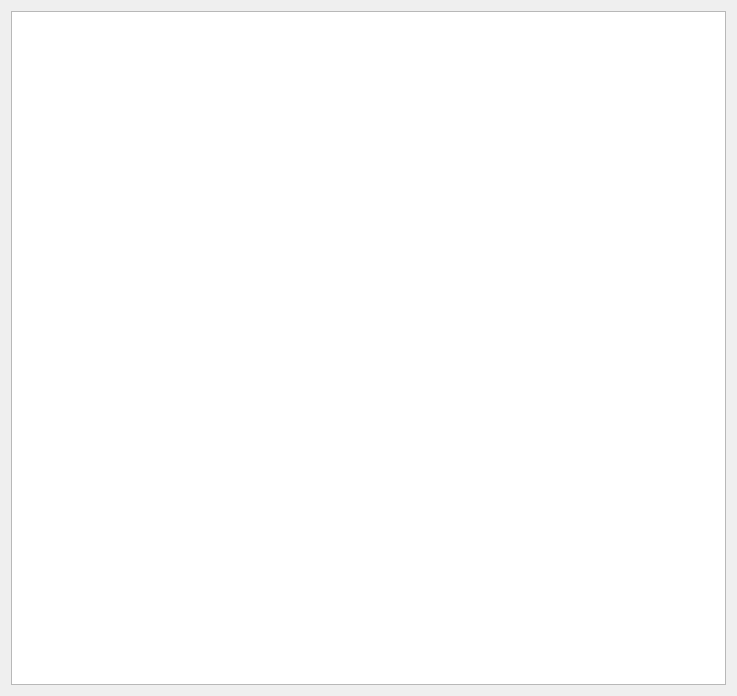
<?xml version="1.0" encoding="UTF-8"?>
<ui version="4.0">
 <class>TextDialog</class>
 <widget class="QDialog" name="TextDialog">
  <property name="geometry">
   <rect>
    <x>0</x>
    <y>0</y>
    <width>737</width>
    <height>696</height>
   </rect>
  </property>
  <property name="windowTitle">
   <string/>
  </property>
  <layout class="QVBoxLayout" name="verticalLayout">
   <item>
    <widget class="QTextEdit" name="textEdit"/>
   </item>
  </layout>
 </widget>
 <resources/>
 <connections/>
</ui>
